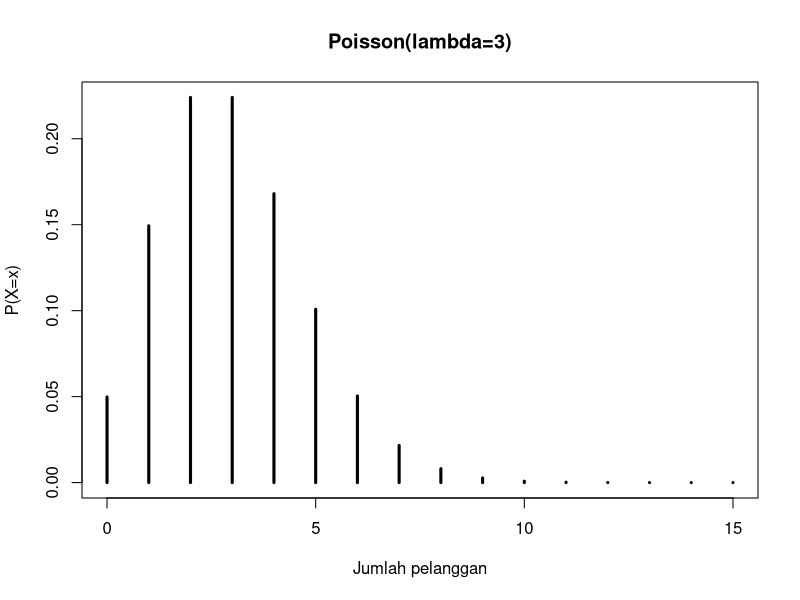
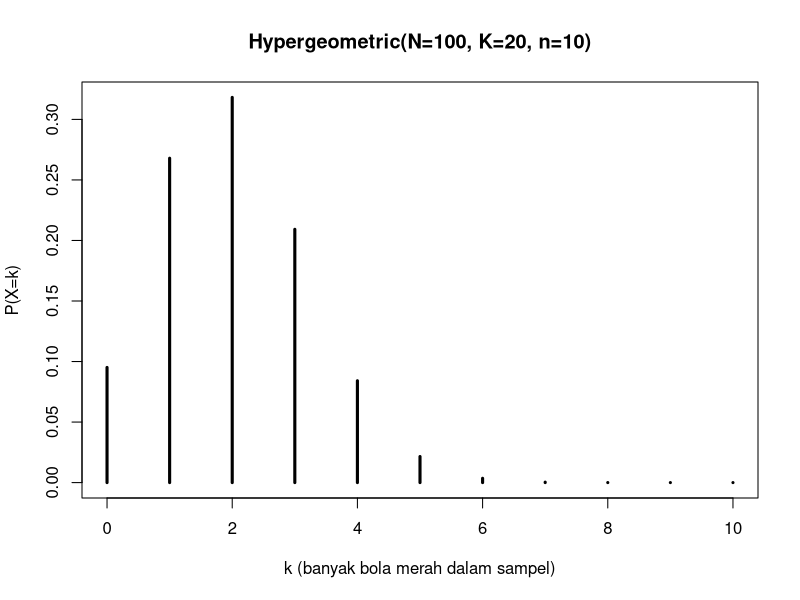
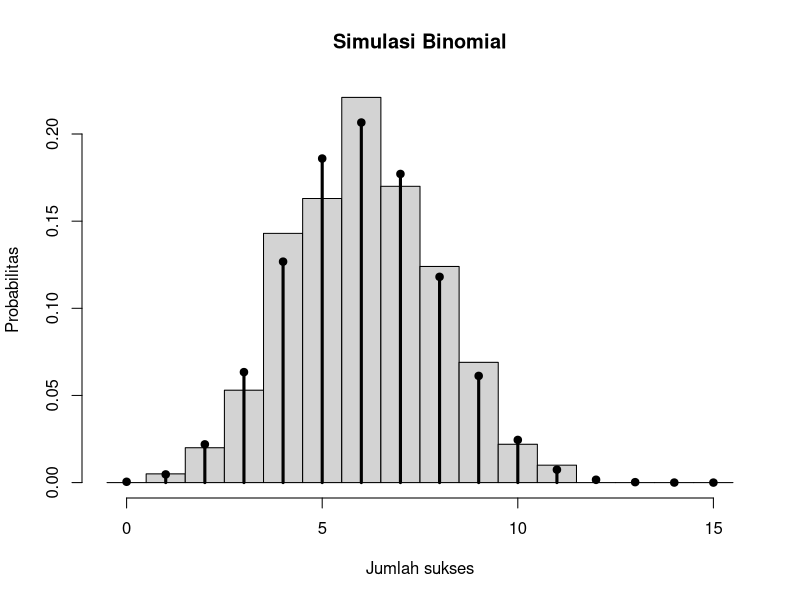

These charts were generated, in order, by the following R code:
# TUGAS DISTRIBUSI PELUANG

# 1. Sebaran Poisson

# Rata-rata pelanggan datang = 3 orang per jam
lambda <- 3

# P(X >= 5)
P_X_ge_5 <- 1 - ppois(4, lambda)
P_X_ge_5

# PMF Poisson
x <- 0:15
pmf <- dpois(x, lambda)

plot(x, pmf, type='h', lwd=3,
     main='Poisson(lambda=3)',
     xlab='Jumlah pelanggan',
     ylab='P(X=x)')


# 2. Sebaran Hypergeometrik

# Total bola = 100
# Bola merah = 20
# Sampel = 10

N <- 100
K <- 20
n <- 10

# Domain k
k <- seq(from = max(0, n + K - N),
         to = min(n, K))

# PMF: P(X = k)
pmf <- dhyper(k, m = K, n = N - K, k = n)

data.frame(k = k, P = pmf)

# Plot PMF
plot(k, pmf, type = "h", lwd = 3,
     main = paste0("Hypergeometric(N=",N,", K=",K,", n=",n,")"),
     xlab = "k (banyak bola merah dalam sampel)",
     ylab = "P(X=k)")


# 3. Sebaran Binomial

n <- 15
p <- 0.4
m <- 1000

# Simulasi 1.000 percobaan
set.seed(2025)
simulasi <- rbinom(m, size=n, prob=p)

# PMF teoritis
x <- 0:n
pmf <- dbinom(x, size=n, prob=p)

# Histogram hasil simulasi
hist(simulasi,
     breaks = seq(-0.5, 15.5, by=1),
     probability = TRUE,
     main = "Simulasi Binomial",
     xlab = "Jumlah sukses",
     ylab = "Probabilitas")

# PMF teoritis
points(x, pmf, type="h", lwd=3)
points(x, pmf, pch=19)

# Rata-rata simulasi
mean(simulasi)

# Rata-rata teoritis
n * p
